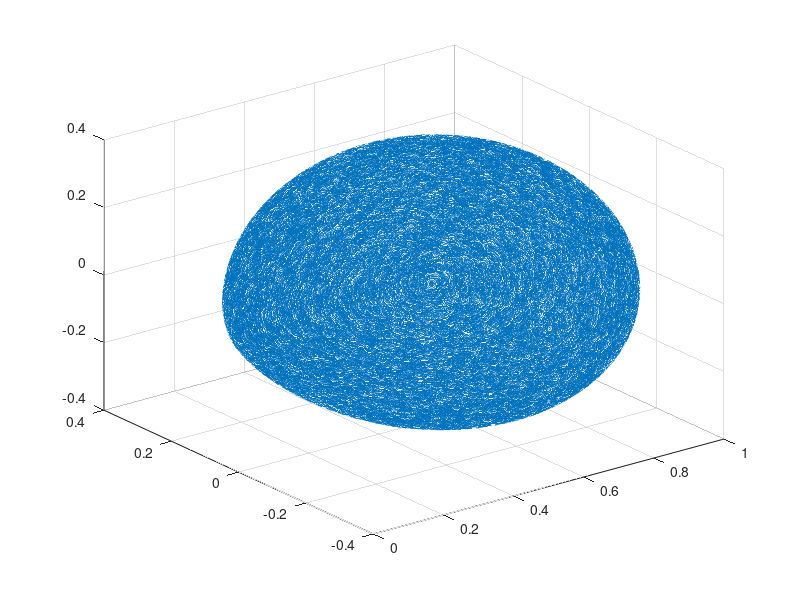

The MATLAB script that drew this image:
% sim rf knife method for forbidden transition

num_scattered=1e5;
recoil_vel1=1;
k_scattered=randn(num_scattered,3);

%%
k_scattered=k_scattered./repmat(vecnorm(k_scattered,2,2),1,3); 
k_scattered=k_scattered.*recoil_vel1;
k_scattered(:,1)=k_scattered(:,1)+recoil_vel1;
scatter3(k_scattered(:,1),k_scattered(:,2),k_scattered(:,3),'k.')
xlabel('x')
ylabel('y')
zlabel('z')

%% use the rf kife to lense in momentum space
knife_vel=1;
k_scatt_norm=vecnorm(k_scattered,2,2);
greater_than_knife_mask=k_scatt_norm>knife_vel;
k_outcoupled=k_scattered(greater_than_knife_mask,:);
scatter3(k_outcoupled(:,1),k_outcoupled(:,2),k_outcoupled(:,3),'k.')


%% remove the velocity that is given up to the trap
k_outcoupled_norm=vecnorm(k_outcoupled,2,2);
k_out_unit_vec=k_outcoupled./repmat(k_outcoupled_norm,1,3);
k_outcoupled=k_outcoupled-k_out_unit_vec*knife_vel;
scatter3(k_outcoupled(:,1),k_outcoupled(:,2),k_outcoupled(:,3),'k.')


